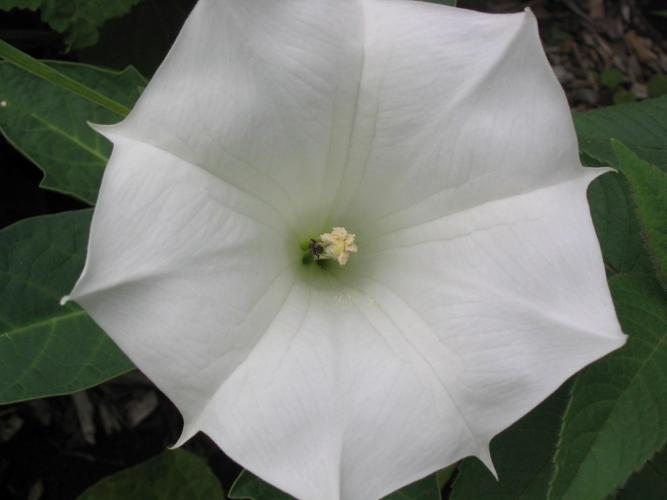
#> input picture data/reduced_train/bindweed/image_02070.jpg, 667 x 500 px; its folder holds only this picture in this run
$ python pca_experiments.py
#> lines starting #> are read from the running program, lines starting #| are printed output that depends on the picture
import os
import numpy as np
from PIL import Image
from sklearn.decomposition import PCA
from sklearn.ensemble import RandomForestClassifier
from sklearn.linear_model import LogisticRegression
from sklearn.neighbors import KNeighborsClassifier
from sklearn.svm import SVC
from sklearn.model_selection import GridSearchCV
from sklearn.metrics import accuracy_score, classification_report

def load_and_preprocess_image(img_path, image_size):
    """Load an image and preprocess it into a flattened NumPy array."""
#> called with image_size = (128, 128)
    img = Image.open(img_path).convert('RGB')
#> img is the input picture: PIL image 667x500 RGB; mean R, G, B 120.2, 124.4, 117.2
    img = img.resize(image_size)  # Resize to a fixed size
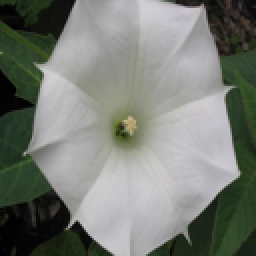
#> img: PIL image 128x128 RGB (shown 2 times larger); mean R, G, B 120.2, 124.4, 117.2
    img_array = np.array(img).astype(np.float32) / 255.0  # Normalize pixel values
    return img_array.flatten()

def extract_features_from_directory(directory, image_size):
    """Extract features from all images in a directory where subfolders represent class labels."""
    features_list = []
    labels = []
    class_names = sorted(os.listdir(directory))  # Ensure consistent label ordering

    for class_name in class_names:
        class_path = os.path.join(directory, class_name)
        if os.path.isdir(class_path):
            for filename in os.listdir(class_path):
                if filename.lower().endswith(('png', 'jpg', 'jpeg')):
                    img_path = os.path.join(class_path, filename)
                    features = load_and_preprocess_image(img_path, image_size)
                    features_list.append(features)
                    labels.append(class_name)
#> pass 2 of the loop in extract_features_from_directory, `for class_name in class_names:`:
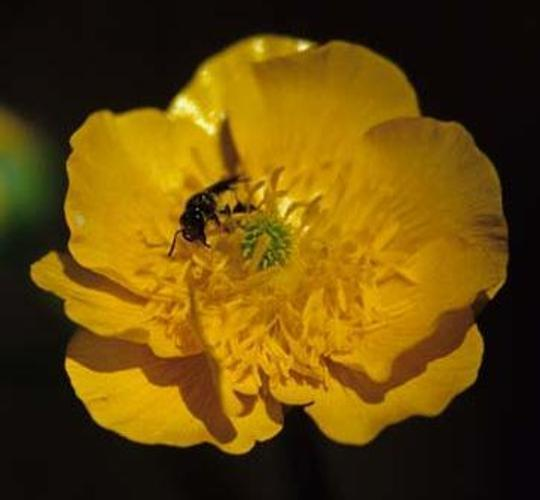
#> input picture data/reduced_train/buttercup/image_04677.jpg, 540 x 500 px
#> in load_and_preprocess_image, img is the input picture: PIL image 540x500 RGB; mean R, G, B 102.5, 73.3, 9
#> in load_and_preprocess_image (call 2), `img = img.resize(image_size)`:
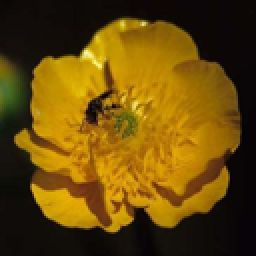
#> img: PIL image 128x128 RGB (shown 2 times larger); mean R, G, B 102.5, 73.3, 9

    return np.array(features_list), np.array(labels)

def reduce_dimensionality(features, n_components=20):
    """Apply PCA to reduce feature dimensionality."""
    pca = PCA(n_components=n_components)
    reduced_features = pca.fit_transform(features)
    return reduced_features

def tune_hyperparameters(X_train, y_train, classifier, param_grid):
    """Perform hyperparameter tuning for the classifier."""
    grid_search = GridSearchCV(classifier, param_grid, cv=5, scoring='accuracy', verbose=3)
    grid_search.fit(X_train, y_train)
    print(f"Best Parameters: {grid_search.best_params_}")
    return grid_search.best_estimator_

def train_classifier(X_train, y_train, classifier, param_grid):
    """Train a classifier on the extracted features with hyperparameter tuning."""
    best_classifier = tune_hyperparameters(X_train, y_train, classifier, param_grid)
    best_classifier.fit(X_train, y_train)
    return best_classifier

def test_classifier(best_classifier, X_test, y_test):
    y_pred = best_classifier.predict(X_test)
    accuracy = accuracy_score(y_test, y_pred)
    print(f"{best_classifier.__class__.__name__} Classifier Accuracy: {accuracy:.4f}")
    report = "Classification Report:\n" + classification_report(y_test, y_pred)
    print(report)
    return report

def main():
    """Main function to extract, reduce, and classify image features."""
    train_directory = "data/reduced_train"
    test_directory = "data/reduced_test"

    image_size = (128, 128)
    classifiers = {
        'SVM': (SVC(), {'C': [0.1, 1, 10],
              'gamma': [1, 0.1, 0.01, 0.001],
              'kernel': ['linear', 'poly', 'rbf']}),
        'Random Forest': (RandomForestClassifier(n_estimators=100), {'n_estimators': [50, 100, 150, 200, 250]}),
        'Logistic Regression': (LogisticRegression(), {'max_iter': [500, 1000, 1500, 2000, 2500]}),
        'k-NN': (KNeighborsClassifier(n_neighbors=5), {'n_neighbors': [5, 10, 15, 20, 25]})
    }

    X_train, y_train = extract_features_from_directory(train_directory, image_size)
    X_test, y_test = extract_features_from_directory(test_directory, image_size)

    for n_components in [20, 40, 60, 80, 100]:
        for classifier_name in ['Random Forest', 'Logistic Regression']:
            X_train = reduce_dimensionality(X_train, n_components=n_components)
            X_test = reduce_dimensionality(X_test, n_components=n_components)

            classifier, param_grid = classifiers[classifier_name]
            # Train and evaluate classifier with tuning
            best_classifier = train_classifier(X_train, y_train, classifier, param_grid)
            report = test_classifier(best_classifier, X_test, y_test)
            with open(f'test_{classifier_name}_n_components_{n_components}.txt') as f:
                f.write(report)


if __name__ == "__main__":
#> (the run stopped early here; a loop or call above may not have finished)
